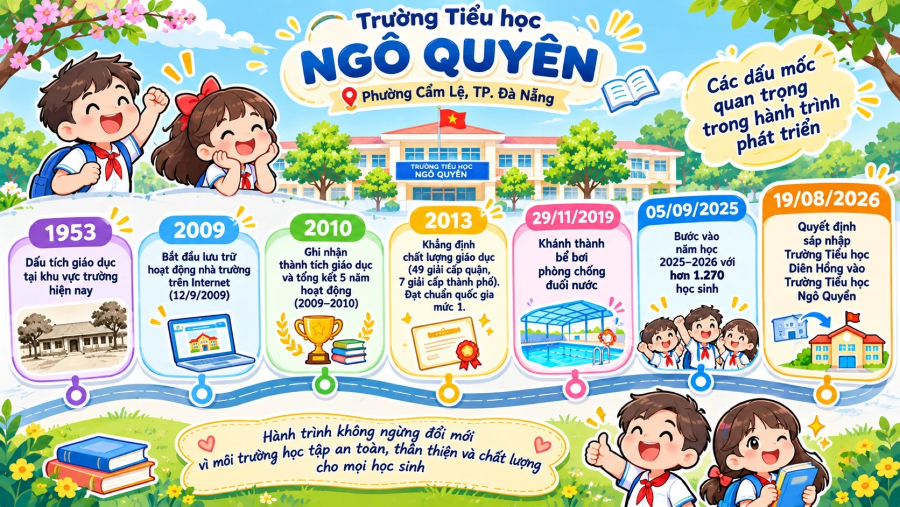
#> input picture images/dau-moc-phat-trien-truong-ngo-quyen.jpg, 1800 x 1013 px, given as the content of the folder ../images/dau-moc-phat-trien-truong-ngo-quyen.jpg, which was not available (shown at 1/2 size)
$ python make-hand-drawn-photos.py ../images/dau-moc-phat-trien-truong-ngo-quyen.jpg ../images/day-lop-hoc-va-san-truong.jpg
#> lines starting #> are read from the running program, lines starting #| are printed output that depends on the picture
"""Chuyển ảnh thật thành tranh kiểu anime / truyện tranh tươi sáng.

Cách dùng (cần opencv-python-headless + numpy):
    python make-hand-drawn-photos.py <thu-muc-anh-goc> <thu-muc-dau-ra>

Mỗi ảnh .jpg trong thư mục gốc được lưu sang thư mục đầu ra cùng tên.
Các bước: làm mịn giữ cạnh -> gom màu thành mảng bệt (cel shading)
-> tăng màu tươi -> nét mực đen rõ như truyện tranh -> chấm lưới (screentone) ở vùng tối.
"""
import sys
from pathlib import Path

import cv2
import numpy as np


def flat_colors(img: np.ndarray, k: int = 14) -> np.ndarray:
    """Gom ảnh về k màu (k-means trong không gian Lab) để có mảng màu bệt như tranh tô."""
    lab = cv2.cvtColor(img, cv2.COLOR_BGR2LAB).reshape(-1, 3).astype(np.float32)
    criteria = (cv2.TERM_CRITERIA_EPS + cv2.TERM_CRITERIA_MAX_ITER, 12, 1.0)
    cv2.setRNGSeed(7)
    _, labels, centers = cv2.kmeans(lab, k, None, criteria, 3, cv2.KMEANS_PP_CENTERS)
    flat = centers[labels.flatten()].reshape(img.shape).astype(np.uint8)
    return cv2.cvtColor(flat, cv2.COLOR_LAB2BGR)


def ink_lines(smooth: np.ndarray) -> np.ndarray:
    """Nét mực mảnh, gọn: 1.0 là giấy trắng, 0.0 là mực đen."""
    gray = cv2.cvtColor(smooth, cv2.COLOR_BGR2GRAY)
    edges = cv2.Canny(gray, 50, 130)
    n, lab, stats, _ = cv2.connectedComponentsWithStats(edges, connectivity=8)
    keep = np.zeros_like(edges)
    for i in range(1, n):
        if stats[i, cv2.CC_STAT_AREA] >= 25:  # bỏ nét vụn
            keep[lab == i] = 255
    keep = cv2.dilate(keep, np.ones((2, 2), np.uint8))
    return 1.0 - cv2.GaussianBlur(keep, (0, 0), 0.7).astype(np.float32) / 255 * 0.85


def white_balance(img: np.ndarray) -> np.ndarray:
    """Kéo giãn từng kênh màu để trắng ra trắng, bỏ ám màu."""
    out = np.empty_like(img)
    for c in range(3):
        lo, hi = np.percentile(img[..., c], (1, 99))
        out[..., c] = np.clip((img[..., c].astype(np.float32) - lo) * 255 / max(hi - lo, 1), 0, 255)
    return out


def screentone(shape, value: np.ndarray) -> np.ndarray:
    """Chấm lưới kiểu manga, chỉ phủ nhẹ lên vùng tối."""
    h, w = shape
    yy, xx = np.mgrid[0:h, 0:w]
    dots = ((xx % 6 - 3) ** 2 + (yy % 6 - 3) ** 2) <= 2
    dark = cv2.GaussianBlur((value < 95).astype(np.float32), (0, 0), 2)
    return 1.0 - dots * dark * 0.12


def anime(img: np.ndarray) -> np.ndarray:
    h, w = img.shape[:2]
    scale = 1200 / max(h, w)
    if scale < 1:
        img = cv2.resize(img, (int(w * scale), int(h * scale)), interpolation=cv2.INTER_AREA)

    img = white_balance(img)
    smooth = img
    for _ in range(3):
        smooth = cv2.bilateralFilter(smooth, 9, 60, 60)
    smooth = cv2.edgePreservingFilter(smooth, flags=cv2.RECURS_FILTER, sigma_s=50, sigma_r=0.35)

    color = cv2.medianBlur(flat_colors(smooth, k=22), 5)

    # Màu tươi, sáng, trong kiểu anime
    hsv = cv2.cvtColor(color, cv2.COLOR_BGR2HSV).astype(np.float32)
    hsv[..., 1] = np.clip(hsv[..., 1] * 1.25, 0, 255)
    hsv[..., 2] = np.clip(255 * (hsv[..., 2] / 255) ** 0.72, 0, 255)
    color = cv2.cvtColor(hsv.astype(np.uint8), cv2.COLOR_HSV2BGR).astype(np.float32)

    out = color * ink_lines(smooth)[..., None] * screentone(img.shape[:2], hsv[..., 2])[..., None]
    return np.clip(out, 0, 255).astype(np.uint8)


def main(src: str, dst: str) -> None:
#> called with dst = '../images/day-lop-hoc-va-san-truong.jpg'
    out_dir = Path(dst)
    out_dir.mkdir(parents=True, exist_ok=True)
    for path in sorted(Path(src).glob("*.jpg")):
        img = cv2.imread(str(path))
#> img is the input picture: shape (1013, 1800, 3); mean B, G, R 182.6, 197.5, 188
        if img is None:
            print("Bỏ qua (không đọc được):", path.name)
            continue
        cv2.imwrite(str(out_dir / path.name), anime(img), [cv2.IMWRITE_JPEG_QUALITY, 86])
#> the loop in white_balance, `for c in range(3):` made 3 passes
#> lo on passes 1 to 3: 6, 18, 3
#> in flat_colors, `_, labels, centers = cv2.kmeans(lab, k, None, criteria, 3, cv2.KMEANS_..`: centers = 22 rows, first 8: [230.9, 119.5, 119.4], [38.17, 150, 92.27], [164.6, 160.6, 189], [129.8, 135.9, 119.7], [206.4, 100.8, 187.7], [232.4, 135.3, 122.8], [140.8, 93.32, 162.6], [241.8, 125.6, 129.6]
#> in ink_lines, `edges = cv2.Canny(gray, 50, 130)`:
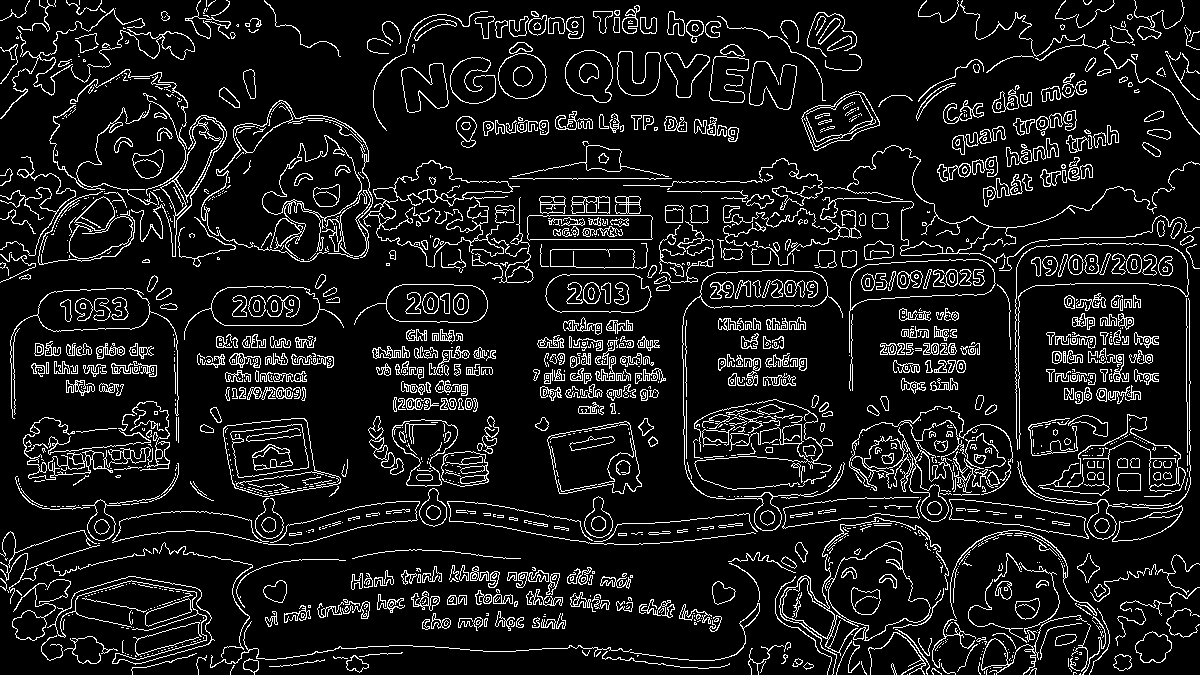
#> edges: shape (675, 1200); 10% white in thin lines or dots
#> in ink_lines, `n, lab, stats, _ = cv2.connectedComponentsWithStats(edges, connectivit..`:
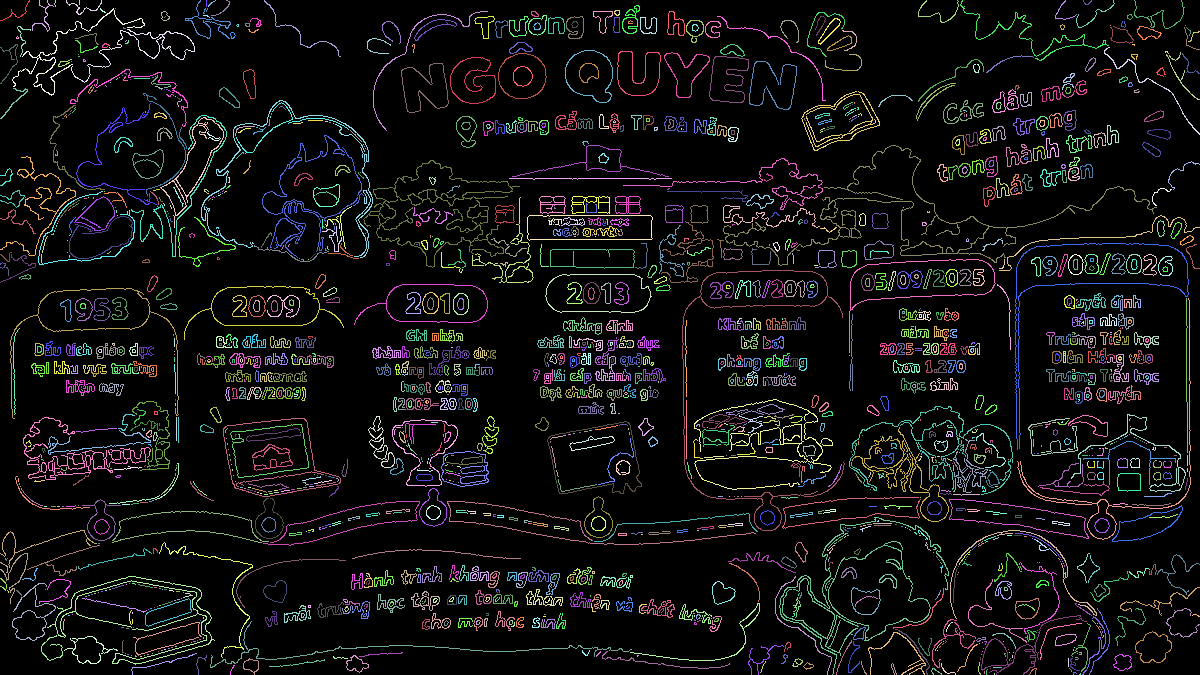
#> lab: shape (675, 1200) int32; 1740 distinct labels, from 0 to 1739; one colour per label, 0 black
#> in ink_lines, `n, lab, stats, _ = cv2.connectedComponentsWithStats(edges, connectivit..`: n = 1740; stats = 1740 rows, first 6: [0, 0, 1200, 675, 728897], [0, 0, 30, 21, 51], [32, 0, 22, 32, 87], [54, 0, 2, 7, 7], [66, 0, 36, 15, 68], [79, 0, 1, 5, 5]
#> after the loop in ink_lines, `for i in range(1, n):`: keep: shape (675, 1200); 9% white in thin lines or dots
#> in ink_lines, `keep = cv2.dilate(keep, np.ones((2, 2), np.uint8))`: keep: shape (675, 1200); 19.4% white in thin lines or dots
#> in ink_lines, `return 1.0 - cv2.GaussianBlur(keep, (0, 0), 0.7).astype(np.float32) / ..`:
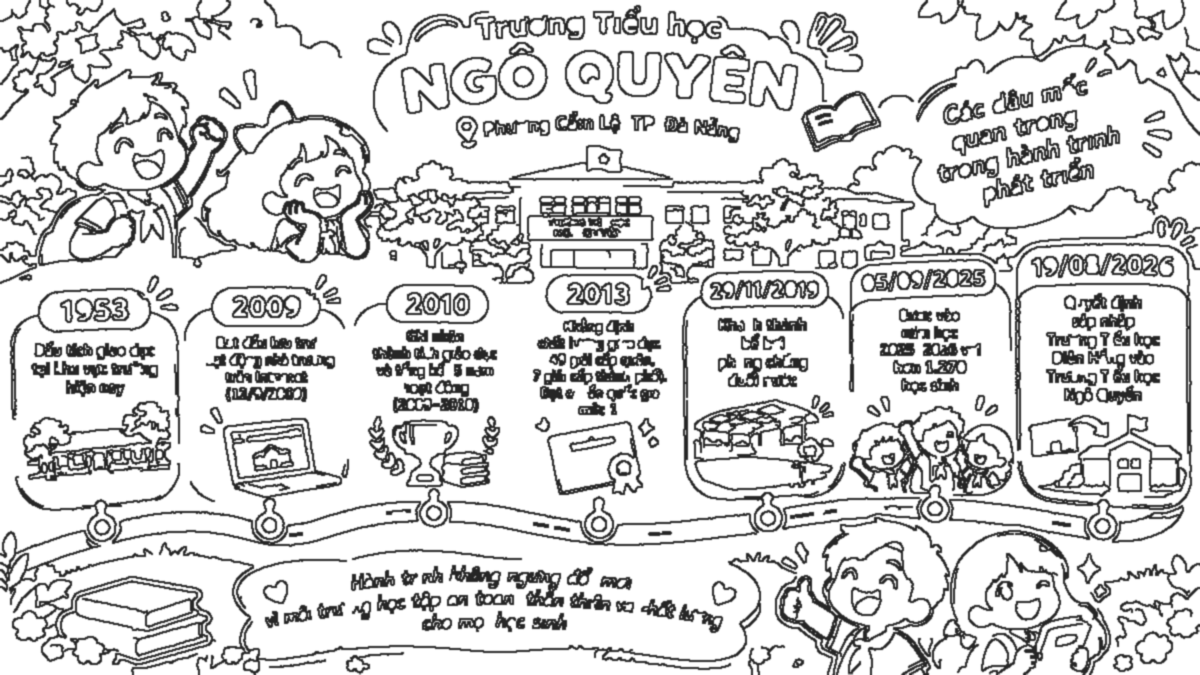
#> returned value: shape (675, 1200) float32; min 0.15, max 1, mean 0.835
#> in screentone, `h, w = shape`: h = 675; w = 1200
#> in screentone, `yy, xx = np.mgrid[0:h, 0:w]`:
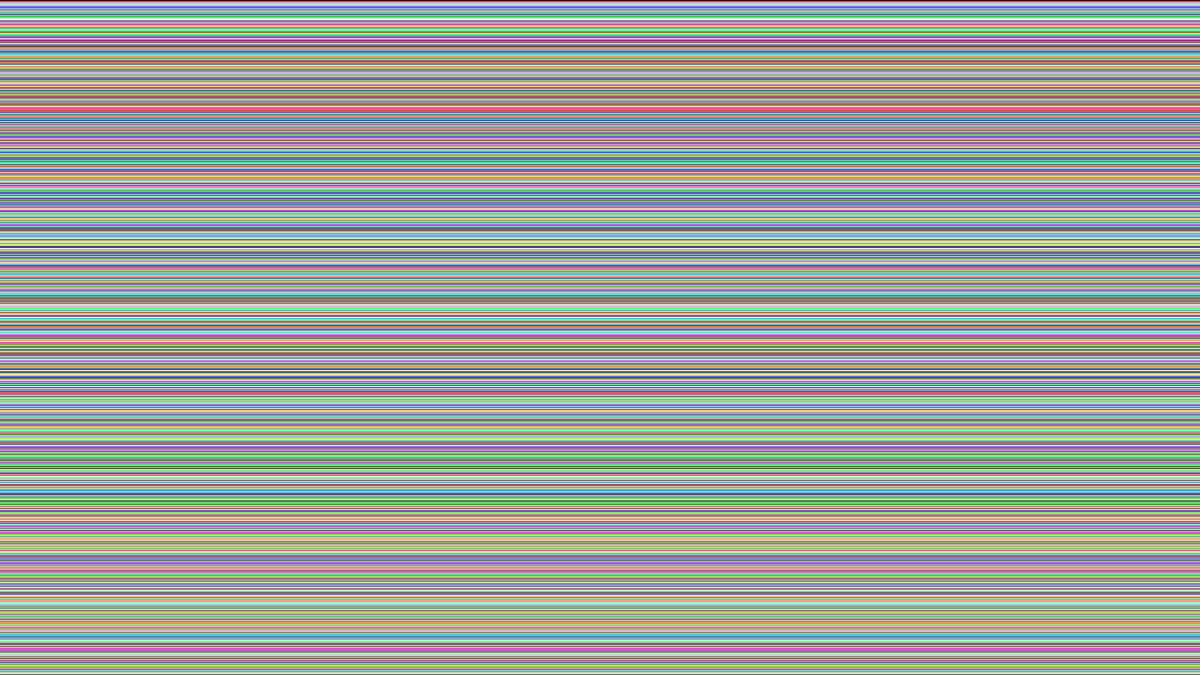
#> yy: shape (675, 1200) int64; 675 distinct labels, from 0 to 674; one colour per label, 0 black
#> in screentone, `dots = ((xx % 6 - 3) ** 2 + (yy % 6 - 3) ** 2) <= 2`: dots: shape (675, 1200) bool; 25% white in thin lines or dots
#> in anime, `out = color * ink_lines(smooth)[..., None] * screentone(img.shape[:2],..`:
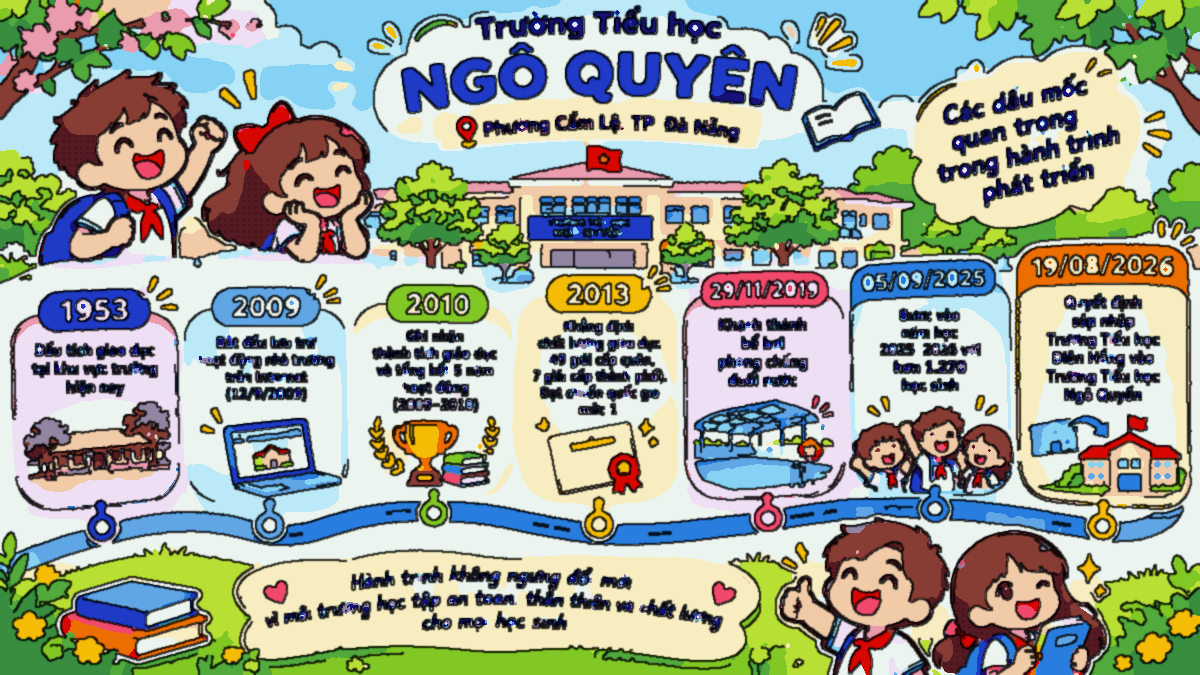
#> out: shape (675, 1200, 3) float32; mean of channels 0, 1, 2 151.6, 165.8, 159.3; drawn as B, G, R
        print("Đã vẽ lại:", path.name)


if __name__ == "__main__":
    main(sys.argv[1], sys.argv[2])
